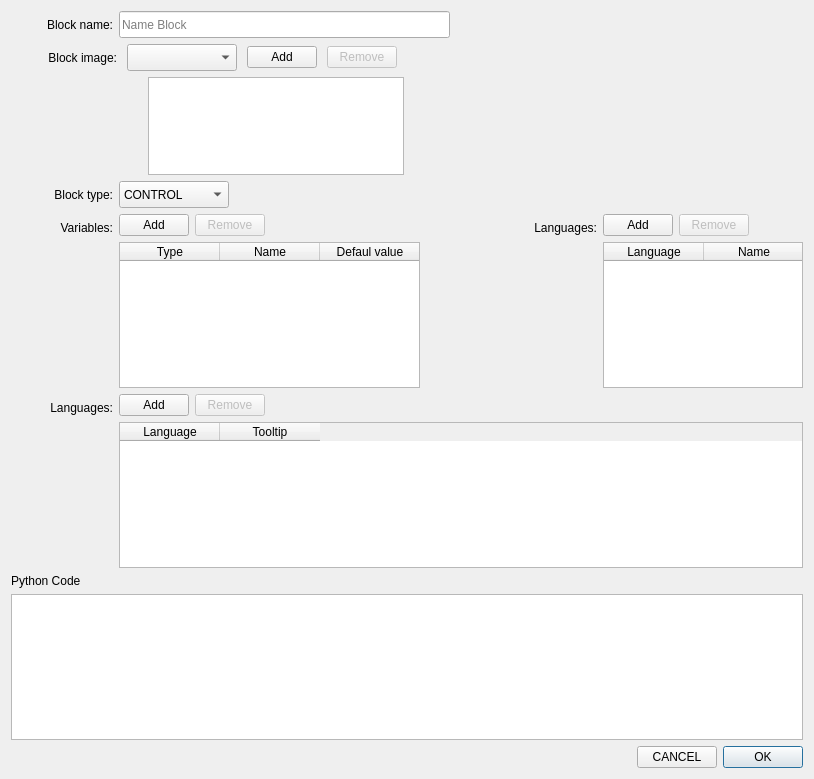
<?xml version="1.0" encoding="UTF-8"?>
<ui version="4.0">
 <class>Dialog</class>
 <widget class="QDialog" name="Dialog">
  <property name="geometry">
   <rect>
    <x>0</x>
    <y>0</y>
    <width>814</width>
    <height>779</height>
   </rect>
  </property>
  <property name="windowTitle">
   <string>Dialog</string>
  </property>
  <layout class="QVBoxLayout" name="verticalLayout_18">
   <item>
    <layout class="QHBoxLayout" name="horizontalLayout_10">
     <item>
      <widget class="QLabel" name="label_4">
       <property name="minimumSize">
        <size>
         <width>102</width>
         <height>27</height>
        </size>
       </property>
       <property name="maximumSize">
        <size>
         <width>102</width>
         <height>27</height>
        </size>
       </property>
       <property name="text">
        <string>Block name:</string>
       </property>
       <property name="alignment">
        <set>Qt::AlignRight|Qt::AlignTrailing|Qt::AlignVCenter</set>
       </property>
      </widget>
     </item>
     <item>
      <widget class="QLineEdit" name="lineEditName">
       <property name="minimumSize">
        <size>
         <width>331</width>
         <height>27</height>
        </size>
       </property>
       <property name="maximumSize">
        <size>
         <width>331</width>
         <height>27</height>
        </size>
       </property>
       <property name="toolTip">
        <string extracomment="Name of block"/>
       </property>
       <property name="placeholderText">
        <string>Name Block</string>
       </property>
      </widget>
     </item>
     <item>
      <spacer name="horizontalSpacer_2">
       <property name="orientation">
        <enum>Qt::Horizontal</enum>
       </property>
       <property name="sizeHint" stdset="0">
        <size>
         <width>40</width>
         <height>20</height>
        </size>
       </property>
      </spacer>
     </item>
    </layout>
   </item>
   <item>
    <layout class="QHBoxLayout" name="horizontalLayout_5">
     <item>
      <layout class="QVBoxLayout" name="verticalLayout">
       <item>
        <layout class="QHBoxLayout" name="horizontalLayout_3">
         <item>
          <widget class="QLabel" name="label_2">
           <property name="minimumSize">
            <size>
             <width>102</width>
             <height>27</height>
            </size>
           </property>
           <property name="maximumSize">
            <size>
             <width>102</width>
             <height>27</height>
            </size>
           </property>
           <property name="text">
            <string>Block image:</string>
           </property>
           <property name="alignment">
            <set>Qt::AlignRight|Qt::AlignTrailing|Qt::AlignVCenter</set>
           </property>
          </widget>
         </item>
         <item>
          <widget class="QComboBox" name="comboBoxBlockImage">
           <property name="maximumSize">
            <size>
             <width>110</width>
             <height>27</height>
            </size>
           </property>
           <property name="toolTip">
            <string extracomment="You can select diferents blocks"/>
           </property>
          </widget>
         </item>
         <item>
          <widget class="QPushButton" name="pushButtonAddBlockImage">
           <property name="maximumSize">
            <size>
             <width>70</width>
             <height>16777215</height>
            </size>
           </property>
           <property name="text">
            <string>Add</string>
           </property>
           <property name="autoDefault">
            <bool>false</bool>
           </property>
          </widget>
         </item>
         <item>
          <widget class="QPushButton" name="pushButtonRemoveBlockImage">
           <property name="enabled">
            <bool>false</bool>
           </property>
           <property name="maximumSize">
            <size>
             <width>70</width>
             <height>16777215</height>
            </size>
           </property>
           <property name="text">
            <string>Remove</string>
           </property>
           <property name="autoDefault">
            <bool>false</bool>
           </property>
          </widget>
         </item>
        </layout>
       </item>
       <item>
        <layout class="QHBoxLayout" name="horizontalLayout_4">
         <item>
          <spacer name="horizontalSpacer">
           <property name="orientation">
            <enum>Qt::Horizontal</enum>
           </property>
           <property name="sizeHint" stdset="0">
            <size>
             <width>100</width>
             <height>20</height>
            </size>
           </property>
          </spacer>
         </item>
         <item>
          <widget class="QListWidget" name="listWidgetBlockImage">
           <property name="maximumSize">
            <size>
             <width>16777215</width>
             <height>103</height>
            </size>
           </property>
          </widget>
         </item>
        </layout>
       </item>
      </layout>
     </item>
     <item>
      <layout class="QVBoxLayout" name="verticalLayout_7">
       <item>
        <spacer name="horizontalSpacer_8">
         <property name="orientation">
          <enum>Qt::Horizontal</enum>
         </property>
         <property name="sizeHint" stdset="0">
          <size>
           <width>40</width>
           <height>20</height>
          </size>
         </property>
        </spacer>
       </item>
       <item>
        <widget class="QLabel" name="BlockImage">
         <property name="minimumSize">
          <size>
           <width>161</width>
           <height>111</height>
          </size>
         </property>
         <property name="text">
          <string/>
         </property>
        </widget>
       </item>
      </layout>
     </item>
    </layout>
   </item>
   <item>
    <layout class="QHBoxLayout" name="horizontalLayout">
     <item>
      <widget class="QLabel" name="label_6">
       <property name="minimumSize">
        <size>
         <width>102</width>
         <height>27</height>
        </size>
       </property>
       <property name="maximumSize">
        <size>
         <width>102</width>
         <height>27</height>
        </size>
       </property>
       <property name="text">
        <string>Block type:</string>
       </property>
       <property name="alignment">
        <set>Qt::AlignRight|Qt::AlignTrailing|Qt::AlignVCenter</set>
       </property>
      </widget>
     </item>
     <item>
      <widget class="QComboBox" name="comboBoxBlockType">
       <property name="maximumSize">
        <size>
         <width>110</width>
         <height>27</height>
        </size>
       </property>
       <item>
        <property name="text">
         <string>CONTROL</string>
        </property>
       </item>
       <item>
        <property name="text">
         <string>MOTOR</string>
        </property>
       </item>
       <item>
        <property name="text">
         <string>PERCEPTIVE</string>
        </property>
       </item>
       <item>
        <property name="text">
         <string>PROPIOPERCEPTIVE</string>
        </property>
       </item>
       <item>
        <property name="text">
         <string>OPERATOR</string>
        </property>
       </item>
       <item>
        <property name="text">
         <string>VARIABLE</string>
        </property>
       </item>
      </widget>
     </item>
     <item>
      <spacer name="horizontalSpacer_6">
       <property name="orientation">
        <enum>Qt::Horizontal</enum>
       </property>
       <property name="sizeHint" stdset="0">
        <size>
         <width>40</width>
         <height>20</height>
        </size>
       </property>
      </spacer>
     </item>
    </layout>
   </item>
   <item>
    <layout class="QHBoxLayout" name="horizontalLayout_11">
     <item>
      <layout class="QHBoxLayout" name="horizontalLayout_6">
       <item>
        <layout class="QVBoxLayout" name="verticalLayout_2">
         <item>
          <widget class="QLabel" name="label_5">
           <property name="minimumSize">
            <size>
             <width>102</width>
             <height>27</height>
            </size>
           </property>
           <property name="maximumSize">
            <size>
             <width>102</width>
             <height>27</height>
            </size>
           </property>
           <property name="text">
            <string>Variables:</string>
           </property>
           <property name="alignment">
            <set>Qt::AlignRight|Qt::AlignTrailing|Qt::AlignVCenter</set>
           </property>
          </widget>
         </item>
         <item>
          <spacer name="verticalSpacer">
           <property name="orientation">
            <enum>Qt::Vertical</enum>
           </property>
           <property name="sizeHint" stdset="0">
            <size>
             <width>20</width>
             <height>40</height>
            </size>
           </property>
          </spacer>
         </item>
        </layout>
       </item>
       <item>
        <layout class="QVBoxLayout" name="verticalLayout_3">
         <item>
          <layout class="QHBoxLayout" name="horizontalLayout_7">
           <item>
            <widget class="QPushButton" name="pushButtonAddVar">
             <property name="maximumSize">
              <size>
               <width>70</width>
               <height>16777215</height>
              </size>
             </property>
             <property name="text">
              <string>Add</string>
             </property>
             <property name="autoDefault">
              <bool>false</bool>
             </property>
            </widget>
           </item>
           <item>
            <widget class="QPushButton" name="pushButtonRemoveVar">
             <property name="enabled">
              <bool>false</bool>
             </property>
             <property name="maximumSize">
              <size>
               <width>70</width>
               <height>16777215</height>
              </size>
             </property>
             <property name="text">
              <string>Remove</string>
             </property>
             <property name="autoDefault">
              <bool>false</bool>
             </property>
            </widget>
           </item>
           <item>
            <spacer name="horizontalSpacer_3">
             <property name="orientation">
              <enum>Qt::Horizontal</enum>
             </property>
             <property name="sizeHint" stdset="0">
              <size>
               <width>40</width>
               <height>20</height>
              </size>
             </property>
            </spacer>
           </item>
          </layout>
         </item>
         <item>
          <widget class="QTableWidget" name="tableWidgetVars">
           <property name="minimumSize">
            <size>
             <width>301</width>
             <height>0</height>
            </size>
           </property>
           <property name="maximumSize">
            <size>
             <width>301</width>
             <height>16777215</height>
            </size>
           </property>
           <property name="horizontalScrollBarPolicy">
            <enum>Qt::ScrollBarAlwaysOff</enum>
           </property>
           <property name="autoScroll">
            <bool>true</bool>
           </property>
           <attribute name="horizontalHeaderVisible">
            <bool>true</bool>
           </attribute>
           <attribute name="verticalHeaderVisible">
            <bool>false</bool>
           </attribute>
           <column>
            <property name="text">
             <string>Type</string>
            </property>
           </column>
           <column>
            <property name="text">
             <string>Name</string>
            </property>
           </column>
           <column>
            <property name="text">
             <string>Defaul value</string>
            </property>
           </column>
          </widget>
         </item>
        </layout>
       </item>
      </layout>
     </item>
     <item>
      <spacer name="horizontalSpacer_5">
       <property name="orientation">
        <enum>Qt::Horizontal</enum>
       </property>
       <property name="sizeHint" stdset="0">
        <size>
         <width>40</width>
         <height>20</height>
        </size>
       </property>
      </spacer>
     </item>
     <item>
      <layout class="QVBoxLayout" name="verticalLayout_8">
       <item>
        <widget class="QLabel" name="label_7">
         <property name="minimumSize">
          <size>
           <width>102</width>
           <height>27</height>
          </size>
         </property>
         <property name="maximumSize">
          <size>
           <width>102</width>
           <height>27</height>
          </size>
         </property>
         <property name="text">
          <string>Languages:</string>
         </property>
         <property name="alignment">
          <set>Qt::AlignRight|Qt::AlignTrailing|Qt::AlignVCenter</set>
         </property>
        </widget>
       </item>
       <item>
        <spacer name="verticalSpacer_3">
         <property name="orientation">
          <enum>Qt::Vertical</enum>
         </property>
         <property name="sizeHint" stdset="0">
          <size>
           <width>20</width>
           <height>40</height>
          </size>
         </property>
        </spacer>
       </item>
      </layout>
     </item>
     <item>
      <layout class="QVBoxLayout" name="verticalLayout_4">
       <item>
        <layout class="QHBoxLayout" name="horizontalLayout_8">
         <item>
          <widget class="QPushButton" name="pushButtonAddlanguages">
           <property name="maximumSize">
            <size>
             <width>70</width>
             <height>16777215</height>
            </size>
           </property>
           <property name="text">
            <string>Add</string>
           </property>
           <property name="autoDefault">
            <bool>false</bool>
           </property>
          </widget>
         </item>
         <item>
          <widget class="QPushButton" name="pushButtonRemovelanguages">
           <property name="enabled">
            <bool>false</bool>
           </property>
           <property name="maximumSize">
            <size>
             <width>70</width>
             <height>16777215</height>
            </size>
           </property>
           <property name="text">
            <string>Remove</string>
           </property>
           <property name="autoDefault">
            <bool>false</bool>
           </property>
          </widget>
         </item>
         <item>
          <spacer name="horizontalSpacer_11">
           <property name="orientation">
            <enum>Qt::Horizontal</enum>
           </property>
           <property name="sizeHint" stdset="0">
            <size>
             <width>40</width>
             <height>20</height>
            </size>
           </property>
          </spacer>
         </item>
        </layout>
       </item>
       <item>
        <widget class="QTableWidget" name="tableWidgetlanguages">
         <property name="minimumSize">
          <size>
           <width>200</width>
           <height>0</height>
          </size>
         </property>
         <property name="maximumSize">
          <size>
           <width>200</width>
           <height>16777215</height>
          </size>
         </property>
         <property name="horizontalScrollBarPolicy">
          <enum>Qt::ScrollBarAlwaysOff</enum>
         </property>
         <property name="autoScroll">
          <bool>true</bool>
         </property>
         <attribute name="horizontalHeaderVisible">
          <bool>true</bool>
         </attribute>
         <attribute name="verticalHeaderVisible">
          <bool>false</bool>
         </attribute>
         <column>
          <property name="text">
           <string>Language</string>
          </property>
         </column>
         <column>
          <property name="text">
           <string>Name</string>
          </property>
         </column>
        </widget>
       </item>
      </layout>
     </item>
    </layout>
   </item>
   <item>
    <layout class="QHBoxLayout" name="horizontalLayout_16">
     <item>
      <layout class="QVBoxLayout" name="verticalLayout_16">
       <item>
        <widget class="QLabel" name="label_11">
         <property name="minimumSize">
          <size>
           <width>102</width>
           <height>27</height>
          </size>
         </property>
         <property name="maximumSize">
          <size>
           <width>102</width>
           <height>27</height>
          </size>
         </property>
         <property name="text">
          <string>Languages:</string>
         </property>
         <property name="alignment">
          <set>Qt::AlignRight|Qt::AlignTrailing|Qt::AlignVCenter</set>
         </property>
        </widget>
       </item>
       <item>
        <spacer name="verticalSpacer_6">
         <property name="orientation">
          <enum>Qt::Vertical</enum>
         </property>
         <property name="sizeHint" stdset="0">
          <size>
           <width>20</width>
           <height>40</height>
          </size>
         </property>
        </spacer>
       </item>
      </layout>
     </item>
     <item>
      <layout class="QVBoxLayout" name="verticalLayout_17">
       <item>
        <layout class="QHBoxLayout" name="horizontalLayout_19">
         <item>
          <widget class="QPushButton" name="pushButtonAddTooltip">
           <property name="maximumSize">
            <size>
             <width>70</width>
             <height>16777215</height>
            </size>
           </property>
           <property name="text">
            <string>Add</string>
           </property>
           <property name="autoDefault">
            <bool>false</bool>
           </property>
          </widget>
         </item>
         <item>
          <widget class="QPushButton" name="pushButtonRemoveTooltip">
           <property name="enabled">
            <bool>false</bool>
           </property>
           <property name="maximumSize">
            <size>
             <width>70</width>
             <height>16777215</height>
            </size>
           </property>
           <property name="text">
            <string>Remove</string>
           </property>
           <property name="autoDefault">
            <bool>false</bool>
           </property>
          </widget>
         </item>
         <item>
          <spacer name="horizontalSpacer_10">
           <property name="orientation">
            <enum>Qt::Horizontal</enum>
           </property>
           <property name="sizeHint" stdset="0">
            <size>
             <width>40</width>
             <height>20</height>
            </size>
           </property>
          </spacer>
         </item>
        </layout>
       </item>
       <item>
        <widget class="QTableWidget" name="tableWidgetToolTip">
         <property name="minimumSize">
          <size>
           <width>0</width>
           <height>0</height>
          </size>
         </property>
         <property name="maximumSize">
          <size>
           <width>16777215</width>
           <height>16777215</height>
          </size>
         </property>
         <property name="horizontalScrollBarPolicy">
          <enum>Qt::ScrollBarAlwaysOff</enum>
         </property>
         <property name="autoScroll">
          <bool>true</bool>
         </property>
         <attribute name="horizontalHeaderVisible">
          <bool>true</bool>
         </attribute>
         <attribute name="verticalHeaderVisible">
          <bool>false</bool>
         </attribute>
         <column>
          <property name="text">
           <string>Language</string>
          </property>
         </column>
         <column>
          <property name="text">
           <string>Tooltip</string>
          </property>
         </column>
        </widget>
       </item>
      </layout>
     </item>
    </layout>
   </item>
   <item>
    <widget class="QLabel" name="label">
     <property name="text">
      <string>Python Code</string>
     </property>
    </widget>
   </item>
   <item>
    <widget class="QTextEdit" name="textEditPythonCode"/>
   </item>
   <item>
    <layout class="QHBoxLayout" name="horizontalLayout_9">
     <item>
      <spacer name="horizontalSpacer_4">
       <property name="orientation">
        <enum>Qt::Horizontal</enum>
       </property>
       <property name="sizeHint" stdset="0">
        <size>
         <width>40</width>
         <height>20</height>
        </size>
       </property>
      </spacer>
     </item>
     <item>
      <widget class="QPushButton" name="pushButtonCancel">
       <property name="maximumSize">
        <size>
         <width>150</width>
         <height>16777215</height>
        </size>
       </property>
       <property name="text">
        <string>CANCEL</string>
       </property>
       <property name="autoDefault">
        <bool>false</bool>
       </property>
      </widget>
     </item>
     <item>
      <widget class="QPushButton" name="pushButtonOK">
       <property name="maximumSize">
        <size>
         <width>150</width>
         <height>16777215</height>
        </size>
       </property>
       <property name="text">
        <string>OK</string>
       </property>
      </widget>
     </item>
    </layout>
   </item>
  </layout>
 </widget>
 <tabstops>
  <tabstop>pushButtonOK</tabstop>
  <tabstop>lineEditName</tabstop>
  <tabstop>comboBoxBlockImage</tabstop>
  <tabstop>pushButtonAddBlockImage</tabstop>
  <tabstop>pushButtonRemoveBlockImage</tabstop>
  <tabstop>listWidgetBlockImage</tabstop>
  <tabstop>comboBoxBlockType</tabstop>
  <tabstop>pushButtonRemoveVar</tabstop>
  <tabstop>tableWidgetVars</tabstop>
  <tabstop>pushButtonCancel</tabstop>
 </tabstops>
 <resources/>
 <connections/>
</ui>
